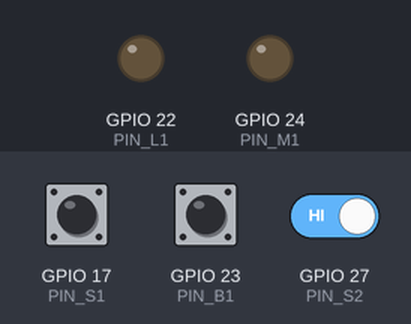
Recording of a program running on a simulated Raspberry Pi (BCM pin numbers). Shown: output pins drawn as LEDs (lit = HIGH). Inputs (shaded band) come from the test bench; at power-on: GPIO 17 (PIN_S1) HIGH, GPIO 27 (PIN_S2) HIGH, GPIO 23 (PIN_B1) HIGH. What the program prints to the terminal is not drawn.

Above: at 1.2 s.
1.3 s: GPIO 17 (PIN_S1) pulled LOW for 0.15 s
At 1.9 s:
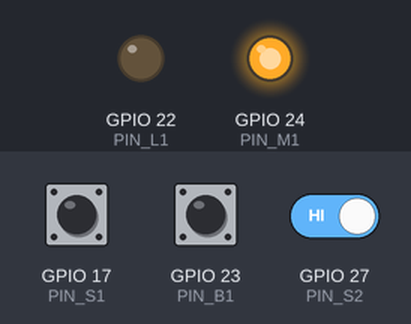
4.5 s: GPIO 17 (PIN_S1) driven LOW and GPIO 27 (PIN_S2) driven LOW
At 5.0 s:
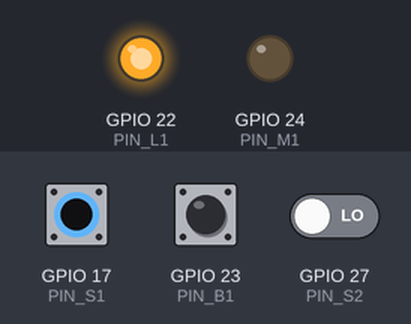
6.0 s: GPIO 23 (PIN_B1) pulled LOW for 1 s
At 6.4 s:
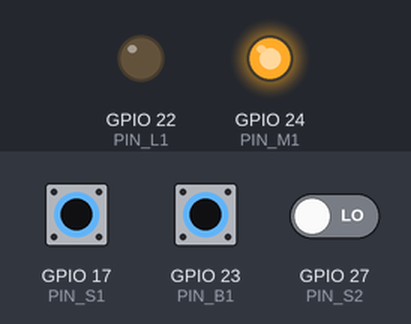
8.5 s: GPIO 23 (PIN_B1) pulled LOW for 3.2 s
At 12.2 s:
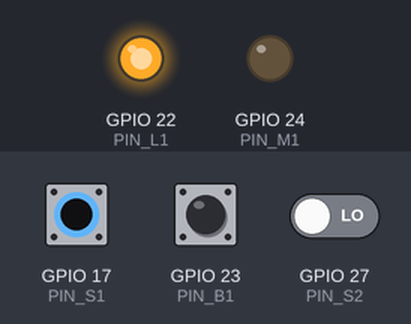
Timing chart, 0 to 13.7 s (numbered marks = the images above; inputs shaded):
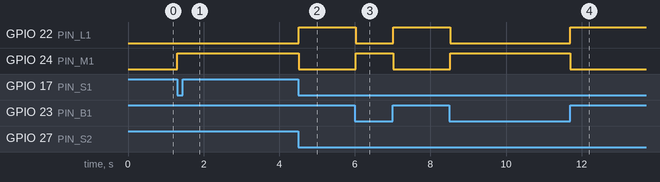

Measured:
- after the input at 1.3 s, GPIO 24 (PIN_M1): LOW → HIGH at once
- after the input at 4.5 s, GPIO 22 (PIN_L1): LOW → HIGH at once; GPIO 24 (PIN_M1): HIGH → LOW at once
- after the input at 6.0 s, GPIO 22 (PIN_L1): HIGH → LOW at once, → HIGH 1.0 s later; GPIO 24 (PIN_M1): LOW → HIGH at once, → LOW 1.0 s later
- after the input at 8.5 s, GPIO 22 (PIN_L1): HIGH → LOW at once, → HIGH 3.2 s later; GPIO 24 (PIN_M1): LOW → HIGH at once, → LOW 3.2 s later

The program:

painel_reset.py
```python
# Projeto RPi 3: Contador de Peças com Botão de Reset de Caixa pelo Operador
import time

try:
    import RPi.GPIO as GPIO
except ImportError:
    class MockGPIO:
        BCM = OUT = IN = PUD_UP = 0
        def setmode(self, m): pass
        def setup(self, p, mode, pull_up_down=None): pass
        def output(self, p, val): pass
        def input(self, p): return 1
        def cleanup(self): pass
    GPIO = MockGPIO()

PIN_S1 = 17 # Sensor de entrada
PIN_S2 = 27 # Sensor de saída/queda
PIN_B1 = 23 # Botão de Reset no painel do operador
PIN_M1 = 24 # Motor da esteira
PIN_L1 = 22 # Lâmpada de alerta

GPIO.setmode(GPIO.BCM)
GPIO.setup([PIN_S1, PIN_S2, PIN_B1], GPIO.IN, pull_up_down=GPIO.PUD_UP)
GPIO.setup([PIN_M1, PIN_L1], GPIO.OUT)

CAPACIDADE_MAXIMA = 20
contador_pecas = 0

def aguardar_borda(pino):
    while GPIO.input(pino) == 1:
        time.sleep(0.02)

print("Sistema de Contagem e Reset de Caixa Iniciado.")
try:
    while True:
        if contador_pecas < CAPACIDADE_MAXIMA:
            GPIO.output(PIN_L1, 0)
            print(f"Aguardando peça no sensor S1... ({contador_pecas}/{CAPACIDADE_MAXIMA})")
            aguardar_borda(PIN_S1)

            GPIO.output(PIN_M1, 1)
            aguardar_borda(PIN_S2)
            contador_pecas += 1
            print(f"Peça armazenada! Total: {contador_pecas}")

            if contador_pecas >= CAPACIDADE_MAXIMA:
                GPIO.output(PIN_M1, 0)
                GPIO.output(PIN_L1, 1)
                print(">> CAIXA CHEIA! Pressione o botão B1 no painel após realizar a troca.")
        else:
            aguardar_borda(PIN_B1)
            contador_pecas = 0
            GPIO.output(PIN_L1, 0)
            print(">> Botão B1 pressionado! Caixa substituída. Contador zerado. Ciclo reiniciado.\n")

except KeyboardInterrupt:
    GPIO.cleanup()
```
